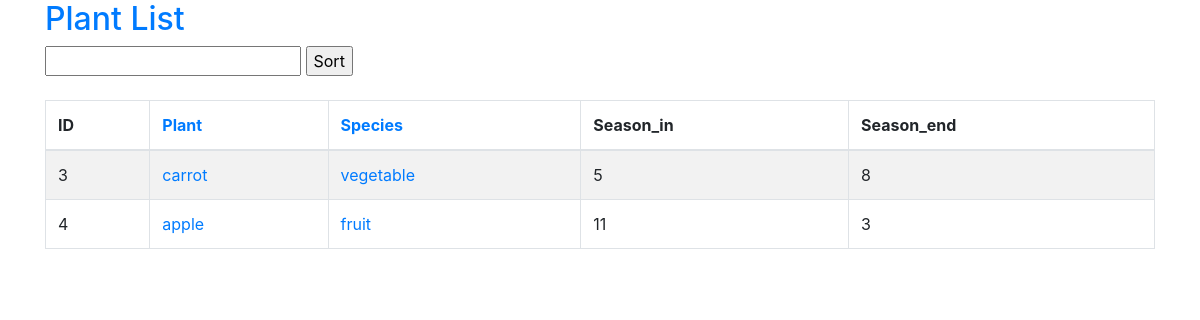
Page /hsapp/plant_list/ (signed in) on the earlier database version.
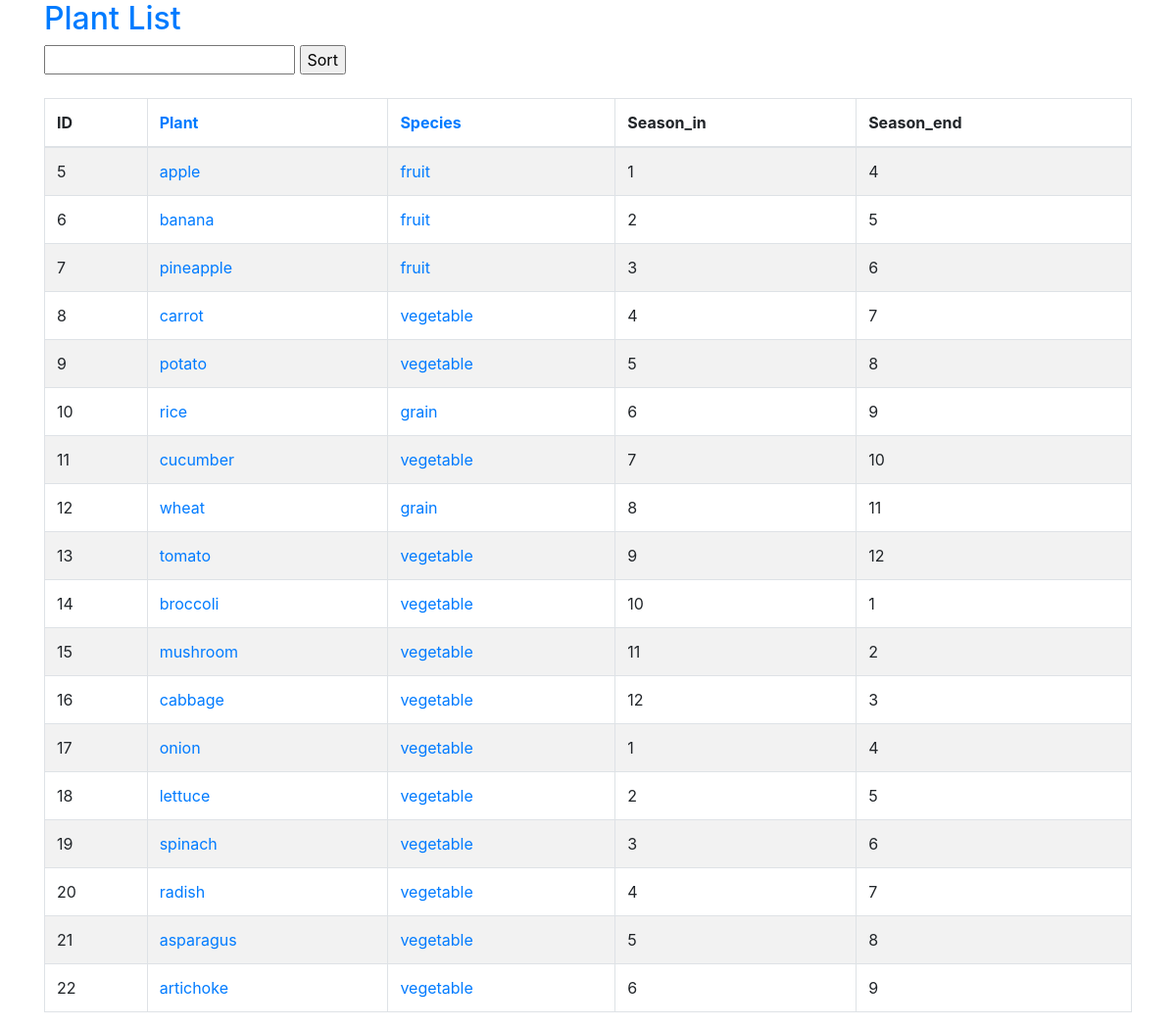
Same page on the later database version.
### hsapp/models.py (models this page shows, shortened)
class Plant(models.Model):
    name = models.CharField(max_length=128)
    species = models.CharField(max_length=128, blank=True)
    season_in = models.IntegerField()   # in month
    season_end = models.IntegerField()  # end month

### hsapp/views.py (the view)
# urls.py: path('plant_list/', views.PlantList.as_view(), name='plant_list'),
class PlantList(LoginRequiredMixin, ListView):
    model = Plant
    template_name = 'hsapp/plant_list.html'

### hsapp/templates/hsapp/plant_list.html (shortened to what this page needs)
{% extends 'hsapp/base.html' %}
{% load static %}
{% block content %}
    <h2><a href="{% url 'hsapp:plant_list' %}">Plant List</a></h2>
    <form method="get" action="{% url 'hsapp:plant_list' %}">
        <input type="text" value="" name="order_by">
        <input type="submit" value="Sort">
    </form>
    <br>
    <table class="table table-striped table-bordered">
        <thead>
            <tr>
                <th>ID</th>
                <th><a href="#">Plant</a></th>
                <th><a href="#">Species</a></th>
                <th>Season_in</th>
                <th>Season_end</th>
            </tr>
        </thead>
        <tbody>
            {% for plant in plant_list%}
            <tr>
                <td>{{ plant.id }}</td>
                <td><a href="{% url 'hsapp:plant_detail' pk=plant.id %}">{{ plant.name }}</a></td>
                <td><a href="#">{{ plant.species }}</a></td>
                <td>{{ plant.season_in }}</td>
                <td>{{ plant.season_end }}</td>
            </tr>
            {% endfor %}
        </tbody>
    </table>
{% endblock content %}

### hsapp/templates/hsapp/base.html (shortened to what this page needs)
{% load i18n static %}
<!DOCTYPE html>{% get_current_language as LANGUAGE_CODE %}
<html lang="{{ LANGUAGE_CODE|default:"en-us" }}">
  <head>
    <link rel="stylesheet" href="{% static 'bath/css/bootstrap.min.css' %}">
  </head>
  <body>
    <div class="container">
      {% block content %}{% endblock %}
    </div>
  </body>
</html>

Differences in the rows shown:
removed Plant: id "3", name "carrot", species "vegetable", season_in "5", season_end "8"
removed Plant: id "4", name "apple", species "fruit", season_in "11", season_end "3"
added Plant: id "5", name "apple", species "fruit", season_in "1", season_end "4"
added Plant: id "6", name "banana", species "fruit", season_in "2", season_end "5"
added Plant: id "7", name "pineapple", species "fruit", season_in "3", season_end "6"
added Plant: id "8", name "carrot", species "vegetable", season_in "4", season_end "7"
added Plant: id "9", name "potato", species "vegetable", season_in "5", season_end "8"
added Plant: id "10", name "rice", species "grain", season_in "6", season_end "9"
added Plant: id "11", name "cucumber", species "vegetable", season_in "7", season_end "10"
added Plant: id "12", name "wheat", species "grain", season_in "8", season_end "11"
added Plant: id "13", name "tomato", species "vegetable", season_in "9", season_end "12"
added Plant: id "14", name "broccoli", species "vegetable", season_in "10", season_end "1"
added Plant: id "15", name "mushroom", species "vegetable", season_in "11", season_end "2"
added Plant: id "16", name "cabbage", species "vegetable", season_in "12", season_end "3"
added Plant: id "17", name "onion", species "vegetable", season_in "1", season_end "4"
added Plant: id "18", name "lettuce", species "vegetable", season_in "2", season_end "5"
added Plant: id "19", name "spinach", species "vegetable", season_in "3", season_end "6"
added Plant: id "20", name "radish", species "vegetable", season_in "4", season_end "7"
added Plant: id "21", name "asparagus", species "vegetable", season_in "5", season_end "8"
added Plant: id "22", name "artichoke", species "vegetable", season_in "6", season_end "9"
